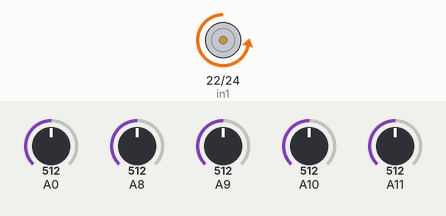
Simulated run of this sketch. Board: Arduino Mega 2560, built with avr-gcc and run on an emulated ATmega2560. On the bench: motor-driver pin pairs drawn as motors (green arrow = first pin HIGH = forward, orange = second pin HIGH = backward, longer = more drive, scaled by the enable pin). The test bench sets the inputs (shaded band); at power-on: A0 = 512, A9 = 512, A8 = 512, A10 = 512, A11 = 512.

Above: at 1.2 s.
1.3 s: A0 set to 263
2.8 s: A0 set to 248
At 4.0 s:
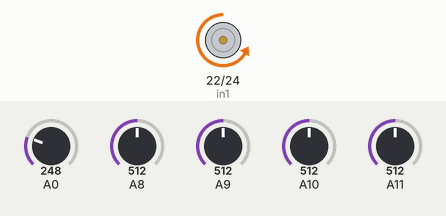
4.3 s: A9 set to 306
At 5.1 s:
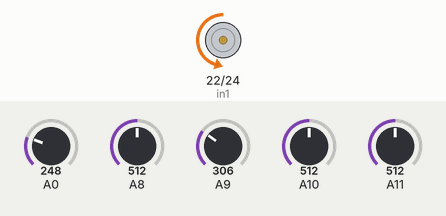
5.8 s: A9 set to 245
At 6.3 s:
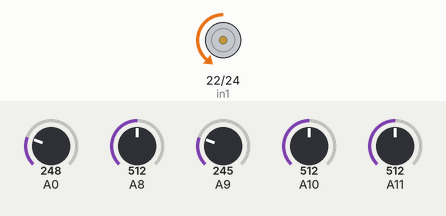
7.3 s: A0 set to 30
At 8.5 s:
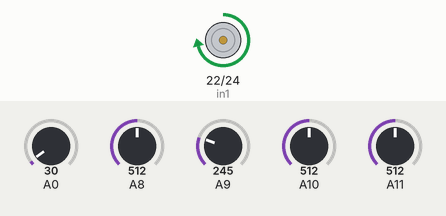
8.8 s: A0 set to 265
At 10.1 s:
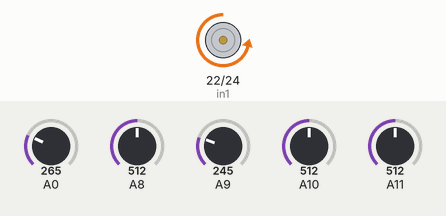
Timing chart, 0 to 11.3 s (numbered marks = the images above; inputs shaded):
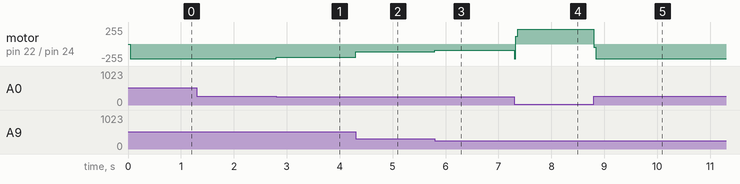

Measured:
- after the input at 1.3 s, every drawn part: stays the same
- after the input at 2.8 s, motor on pin 22 (in1) / pin 24 (in2): backward 219/255 → backward 200/255 at once
- after the input at 4.3 s, motor on pin 22 (in1) / pin 24 (in2): backward 200/255 → backward 119/255 at once
- after the input at 5.8 s, motor on pin 22 (in1) / pin 24 (in2): backward 119/255 → backward 96/255 at once
- after the input at 7.3 s, motor on pin 22 (in1) / pin 24 (in2): backward 96/255 → forward 219/255 at once
- after the input at 8.8 s, motor on pin 22 (in1) / pin 24 (in2): forward 219/255 → backward 218/255 at once

The sketch:

PruebaPenduloV2_4.ino
```cpp
int val;
//******************************Encoder de la base*******************************:
int encoder1PinA = 7;
int encoder1PinB = 8;
volatile int encoder0Count = 0;
volatile float angulo0 = 0;
volatile float velocidad0 = 0;
volatile float angulo0_previo = 0;
volatile float angulo0_post = 0;
//**************************Sensor de posición del pendulo**************************:
volatile float angulo1 = 0;
volatile float velocidad2 = 0;
volatile float angulo1_previo = 0;
volatile float angulo1_post = 0;

volatile float k1;
volatile float k2;
volatile float k3;
volatile float k4;

volatile float k1_1;
volatile float k2_1;
volatile float k3_1;
volatile float k4_1;

//******************************Control del pendulo LQR*******************************:
//float k[]={-20.000,-260,-2,-8};
//{-25.000,-265,-0.91,-6.9};
//{-20.000,-265,-2,-8};
//{-20.000,-260,-2,-8};Mejor
//{-31.6228,-153.2589,-18.9058,-0.188588};
//{-2.0000,-279.085,-10.296,-0.1741};mejor
//{-11.1803,-56.2337,-7.4964,-6.8986};
//{-11.1803,-401.9054,-39.1665,-49.5090};
//{-10.0000,-359.5967,-35.1447,-44.2937};
//{-3.1623,-114.7889,-11.8729,-14.1166};
//{-3.1623,-350.3832,-33.4577,-43.1580};
//{-1.0000,-279.085,-27.296,-2.1741};

float u = 0;
float velocidad_motor = 0;
int velocidad_motor_MAX = 255; // velocidad maxima del PWM es 255


int n = LOW;
int in1=22;
int in2=24;
int ena=9;
int pos;
int i;
int pulso;
long rpm;
float pi = 3.141592654;
unsigned long previo=0;
const long intervalo = 1000;
volatile unsigned long actual;
unsigned long tiempo;


 void setup() {
  pinMode (encoder1PinA,INPUT);
  pinMode (encoder1PinB,INPUT);
  Serial.begin (250000);
  pinMode(in1,OUTPUT);
  pinMode(in2,OUTPUT);
  pinMode(ena,OUTPUT);
  //REG_ADC_MR=0x10380280;

  attachInterrupt(7,doEncoder1A,CHANGE);
  attachInterrupt(8,doEncoder1B,CHANGE);
  //attachInterrupt(A8,constantes,CHANGE);
  //attachInterrupt(actual,constantes,CHANGE);
 }

//LECTURA DE POSICION DEL BRAZO
void doEncoder1A(){
  if (digitalRead(encoder1PinA) == HIGH){
    if (digitalRead(encoder1PinB) == LOW){
      encoder0Count = encoder0Count + 1;
      }
    else {
      encoder0Count = encoder0Count - 1;
      }
  }
  else {
    if (digitalRead(encoder1PinB) == HIGH) {
      encoder0Count = encoder0Count + 1;
    }
    else {
      encoder0Count = encoder0Count - 1;
    }
  }
  angulo0 = 0.000523598*encoder0Count;   //El encoder tiene 400 pulsos por revolucion, la cuenta entre 400*2pi;  En radianes
}

void doEncoder1B(){
  if (digitalRead(encoder1PinB) == HIGH) {
    if (digitalRead(encoder1PinA) == HIGH) {
      encoder0Count = encoder0Count + 1;
    }
    else {
      encoder0Count = encoder0Count - 1;
    }
  }
  else {
    if (digitalRead(encoder1PinA) == LOW) {
      encoder0Count = encoder0Count + 1;
    }
    else {
      encoder0Count = encoder0Count - 1;
    }
  }
  angulo0 = 0.000523598*encoder0Count;  //El encoder tiene 400 pulsos por revolucion, la cuenta entre 400*2pi;  En radianes
}//0.01571*

//LECTURA DE POSICION DEL PENDULO

void posPendulo(){
  pos=analogRead(A0);
  angulo1=(pos-238)*0.006551809; //angulo pendulo en radianes

}
//-(3.926990817-(pos-510)*0.01095904414)+1.570796327
//angulo1=(pos)*0.014612-10.655; //angulo1=(pos-697)*0.006756; En radianes
//angulo1=(pos-705)*0.007038123; //angulo1=(pos-697)*0.006756; En radianes
//(pos-710)*0.006756+0.5*0.006756;
//angulo1=(pos-704.5)*0.006637167; //angulo1=(pos-697)*0.006756; En radianes

void constantes(){
  k1_1=analogRead(A8);
  k2_1=analogRead(A9);
  k3_1=analogRead(A10);
  k4_1=analogRead(A11);

}

void loop(){
  constantes();
  k1=-k1_1*0.1953125;
  k2=-k2_1*0.1953125;
//  k1=-k1_1*0.09765625;
//  k2=-100-k2_1*0.29296875;
  k3=-k3_1*0.01953125;
  k4=-k4_1*0.01953125;
//  k2=-265;
//  k3=-2;
//  k4=-8;
  posPendulo();
  actual=millis();
  digitalWrite(in1,LOW);
  digitalWrite(in2,LOW);

//  if((actual-tiempo > 3)){
//    tiempo=actual;
//  }
//
//  switch(actual-tiempo){
//    case 1:
//      angulo0_previo = angulo0;
//      angulo1_previo = angulo1;
//    case 2:
//      angulo0_post = angulo0;
//      angulo1_post = angulo1;
//    case 3:
//      velocidad0 = (angulo0_post - angulo0_previo)*500;  // Velocidad en rad/s *****brazo
//      velocidad2 = (angulo1_post - angulo1_previo)*500;  // Velocidad en rad/s *****Pendulo
//  }

  if((actual-tiempo > 6)){
    tiempo=actual;
  }

  //VELOCIDAD
  if (actual-tiempo == 0){
    angulo0_previo = angulo0;
    angulo1_previo = angulo1;
  }
  if (actual-tiempo == 3){
    angulo0_post = angulo0;
    angulo1_post = angulo1;
  }
  if (actual-tiempo == 6){
    velocidad0 = (angulo0_post - angulo0_previo)*166.7;  // Velocidad en rad/s *****brazo
    velocidad2 = (angulo1_post - angulo1_previo)*166.7;  // Velocidad en rad/s *****Pendulo
  }
  u = -(k2*angulo1+k1*angulo0+k3*velocidad0+k4*velocidad2); //angulo0=brazo,angulo1=pendulo
  //u = -(k[1]*angulo1+k[2]*angulo0+k[3]*velocidad0+k[4]*velocidad2); //angulo0=brazo,angulo1=pendulo
  velocidad_motor = velocidad_motor_MAX*0.138889*u; // El motor funciona con 7.2V, la velocidad maxima es 255(señal PWM), velocidad=u*255/7.2
//  //velocidad_motor = 35.417*u; // El motor funciona con 7.2V, la velocidad maxima es 255(señal PWM), velocidad=u*255/7.2

//  Serial.print(k1);
//  Serial.print("||");
//  Serial.print(k2);
//  Serial.print("||");
//  Serial.print(k3);
//  Serial.print("||");
//  Serial.print(k4);
//  Serial.print("||");
//  Serial.print(velocidad_motor);
//  Serial.print("||");
//  Serial.print(angulo0);
//  Serial.print("||");
//  Serial.print(angulo1);
//  Serial.print("||");
//  Serial.print(velocidad0);
//  Serial.print("||");
//  Serial.print(velocidad2);
//  Serial.print("||");
//  Serial.print(pos);
//  Serial.print("||");
//  Serial.println(actual-tiempo);

  if (velocidad_motor > 0 ){
    digitalWrite(in1,LOW);
    digitalWrite(in2,HIGH);

  }
  if (velocidad_motor < 0){
    digitalWrite(in1,HIGH);
    digitalWrite(in2,LOW);
  }

  if (velocidad_motor >= velocidad_motor_MAX){
    velocidad_motor = velocidad_motor_MAX;
    digitalWrite(in1,LOW);
    digitalWrite(in2,HIGH);
  }
  if (velocidad_motor <= -velocidad_motor_MAX){
    velocidad_motor = -velocidad_motor_MAX;
    digitalWrite(in1,HIGH);
    digitalWrite(in2,LOW);
  }
  analogWrite(ena,abs(velocidad_motor)); // Velocidad maxima del motor es 255
}
```
